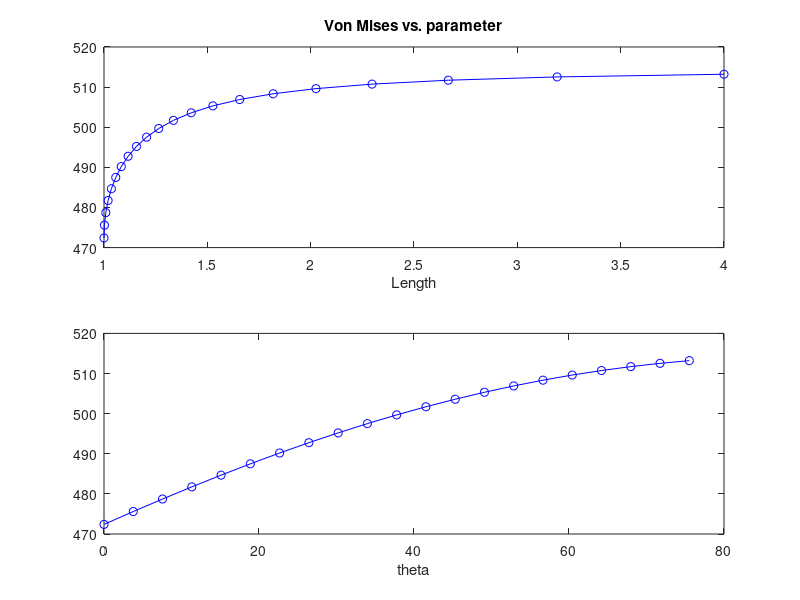

The MATLAB source for this figure:
clear all

% A1 problem

%% Setup 

%allowable length and theta iterations
LMAX = 4; 
thetaMAX = acos(1/LMAX);

% Geometry
% 0 < theta < 90 
c=1;
for theta = 0: thetaMAX/20 : thetaMAX

%truss
L = 1/cos(theta);
diamO = 50;
diamI = 45;
A = pi*(diamO-diamI)^2/4; 
I = pi*(diamO^4-diamI^4)/64;

% Loads 
m = 200; 
F = m*9.8;

%% Computing forces and stresses along beam 
R = 0.5*F; 

% forces at end (point of interest)
FS = R*cos(theta);
FN = R*sin(theta);
MB = R*cos(theta)*L*1000;  % L is meters -> mm 

% stresses
tau = FS/A;
sigmaN = FN/A;
sigmaB = MB*diamO/I;  % sigmaB varies with distant from axis y=diamO here

% stresse on element
sigmaX = sigmaN + sigmaB;
sigmaY = 0;
tauXY = tau; 

% principle stresses
sigma1 = (sigmaX+sigmaY)/2 + sqrt(((sigmaX-sigmaY)/2)^2 + tauXY^2);
sigma2 = (sigmaX+sigmaY)/2 - sqrt(((sigmaX-sigmaY)/2)^2 + tauXY^2);

% yield criterion

tauMAX = 1/2*(sigma1-sigma2);  % Tresca criterion
tMAX(c) = tauMAX;
sigmaV = 1/sqrt(2)*sqrt((sigma1-sigma2)^2 + sigma1^2 +sigma2^2);  % von mises
sV(c) = sigmaV; 

Len(c) = L; 
the(c) = theta; 
c=c+1;

end
 
 the = the*(180/pi);
 
 %{
 figure(1)
 subplot(2,1,1)
 plot(Len,tMAX,'rx-')
xlabel('Length');
subplot(2,1,2);
 plot(the,tMAX,'bo-')
xlabel('theta');
 title('tau max = 1/2(sigma 1 - sigma 2) vs parameter');
 %}
 
 figure(1)
 subplot(2,1,1)
 plot(Len,sV,'bo-')
 xlabel('Length');
 title('Von Mises vs. parameter');
 subplot(2,1,2);
 plot(the,sV,'bo-')
 xlabel('theta');
